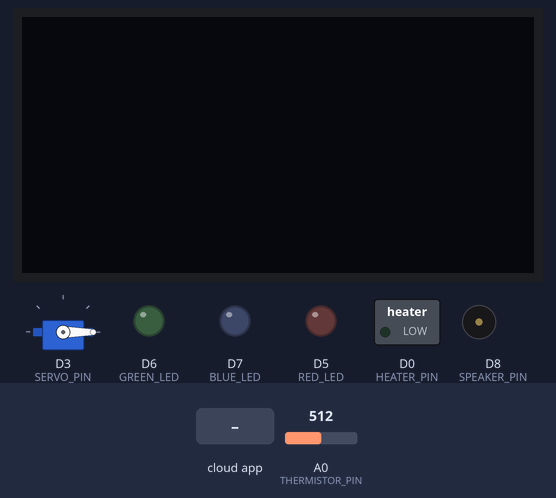
The sketch below on a simulated ESP8266 (Wemos D1 mini). On the bench: 128×64 one-colour display, servo, switched loads named in the sketch (green lamp = pin HIGH), output pins drawn as LEDs (lit = HIGH), buzzer (waves = sounding). The test bench sets the inputs (shaded band); at power-on: A0 (THERMISTOR_PIN) = 512. WiFi joins after 1.5 s; servers stay silent unless stated; the Firebase database answers and starts empty; pins used as bus, display or sensor lines are not drawn; what the sketch prints to the serial monitor is not drawn.

Above: at 2.8 s.
2.9 s: the phone or cloud app sets message to R
At 4.7 s:
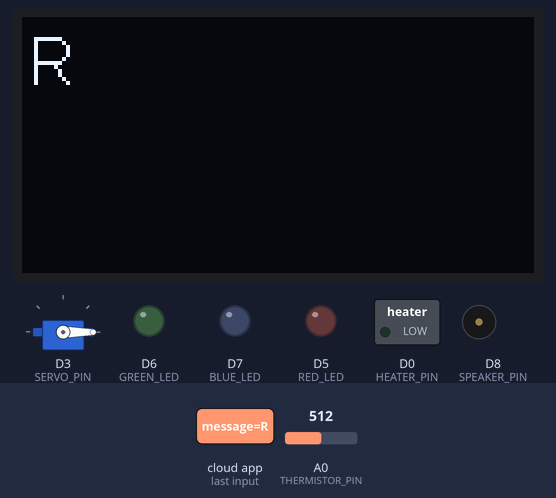
5.3 s: the phone or cloud app sets message to G
At 6.0 s:
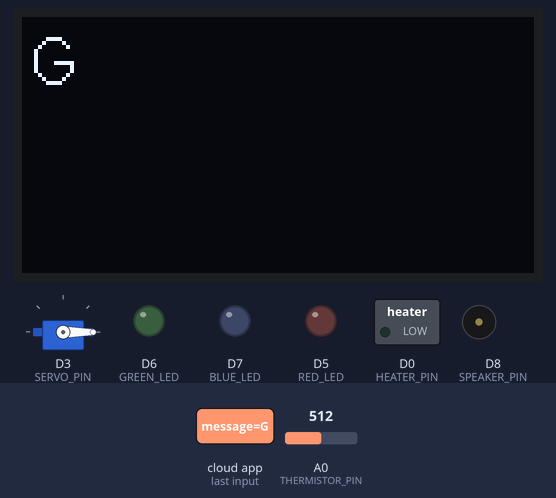
7.1 s: the phone or cloud app sets message to B
At 8.4 s:
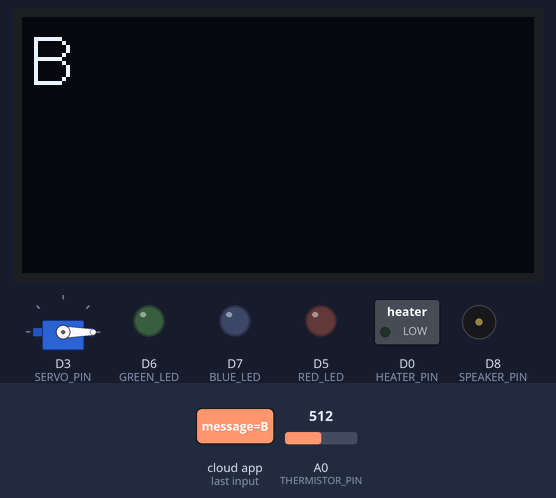
8.9 s: the phone or cloud app sets music to 1
At 10.4 s:
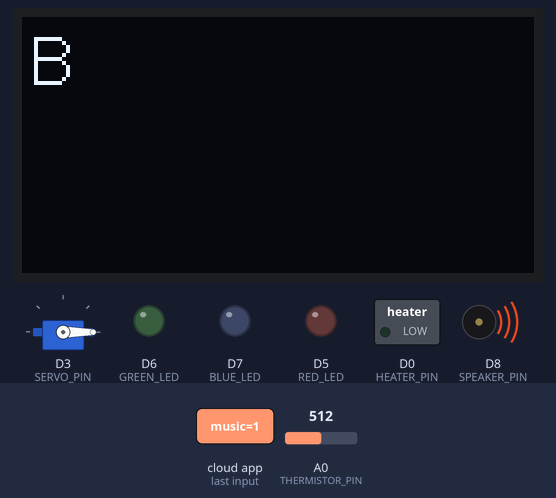
Timing chart, 0 to 12.9 s (numbered marks = the images above; inputs shaded):
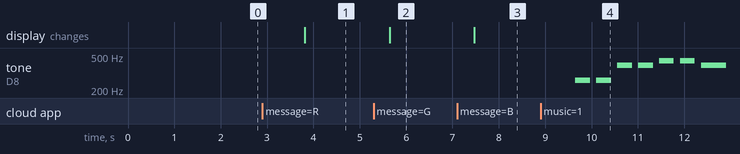

Measured:
- after the input at 2.9 s, the display: changes after 0.91 s (image 1)
- after the input at 5.3 s, the display: changes after 0.34 s (image 2)
- after the input at 7.1 s, the display: changes after 0.37 s (image 3)
- after the input at 8.9 s, tone on D8 (SPEAKER_PIN): plays 261 Hz for 0.32 s, 261 Hz for 0.32 s, 391 Hz for 0.32 s, 391 Hz for 0.32 s, 439 Hz for 0.32 s, 439 Hz for 0.32 s … (7 notes in this stretch), starting after 0.75 s

The sketch:

wemos_firmware.ino
```cpp
#include <ArduinoJson.h>
#include <ESP8266WiFi.h>
#include <ESP8266HTTPClient.h>
#include <Wire.h>
#include "SSD1306.h"
#include <FirebaseArduino.h>
#include <Servo.h>

// Set these to run example.
#define FIREBASE_HOST "<YOUR_PROJECT_ID>.firebaseio.com"
#define FIREBASE_AUTH "<YOUR_DB_KEY>"

SSD1306 display(0x3c, SDA, SCL);
#define CHARS_IN_LINE 13

const char* ssid     = "<YOUR WIFI SSID>";      // SSID
const char* password = "<YOUR WIFI PASSWORD>";      // Password
const int   watchdog = 200;        //  Watchdog frequency
unsigned long previousMillis = millis();
char cmd_timestamp[64] = "init";

//for heater
const int THERMISTOR_PIN = A0;
const int HEATER_PIN = D0;

#define A 1.131786e-003
#define B 2.336422e-004
#define C 8.985204e-008
#define R 10000
#define T0 273.15

float kp =100.0, ki=0.1, kd=200.0;
float dt=0, pre_dt=0, sum_dt=0;
bool alarm;
float setT=0;
float pt = 0;
int pid_index=0;
char pid_payload[100];

// for led array
const int RED_LED = D5;
const int GREEN_LED = D6;
const int BLUE_LED = D7;

// for Servo
const int SERVO_PIN = D3;
const int PERIOD = 22000;
const int ZERODUTY = 544;
const int PIDUTY = 2400;
const int DELAY = 15;
Servo my_servo;

// for speaker
int SPEAKER_PIN = D8;
#define NOTE_C4  1915
#define NOTE_D4  1700
#define NOTE_E4  1519
#define NOTE_F4  1432
#define NOTE_G4  1275
#define NOTE_A4  1134
#define NOTE_B4  1014
#define NOTE_C5  954
int melody[] = {NOTE_C4, NOTE_C4, NOTE_G4, NOTE_G4,
        NOTE_A4, NOTE_A4, NOTE_G4, NOTE_F4, NOTE_F4,
        NOTE_E4, NOTE_E4, NOTE_D4, NOTE_D4, NOTE_C4};

int beats[] = {1, 1, 1, 1, 1, 1, 2, 1, 1, 1, 1, 1, 1, 2, 4};
int tempo = 300;


void oledStr(String st){
  display.clear();
  //display.setTextAlignment(TEXT_ALIGN_CENTER);
  //display.setFont(ArialMT_Plain_16);
  //display.drawString(64, 0, "Draw String");

  display.setTextAlignment(TEXT_ALIGN_LEFT);
  display.setFont(ArialMT_Plain_16);
  int size = st.length() / CHARS_IN_LINE;
  for(int i=0; i<=size; i++){
    display.drawString(2, 16*i + 2, st.substring(CHARS_IN_LINE*i, CHARS_IN_LINE*(i+1)));
  }
  display.display();
}


void playTone(int tone, int duration)
{
  for (long i = 0; i < duration * 1000L; i += tone * 2) {
    digitalWrite(SPEAKER_PIN, HIGH);
    delayMicroseconds(tone);
    digitalWrite(SPEAKER_PIN, LOW);
    delayMicroseconds(tone);
  }
}

void playMelody()
{
  Serial.println("playMelody()");
  int length = sizeof(melody)/sizeof(int);
  //Serial.println("length : "+ length);
  for(int i=0; i<length; i++){
    //if(is_stopped) return;
    playTone(melody[i], beats[i]*tempo);
    delay(tempo/2);
  }
}

void runServo(){
  int pos;
  for(pos=0; pos<=180;pos++){
    my_servo.write(pos);
    delay(DELAY);
  }
  for(pos=180; pos>=0;pos--){
    my_servo.write(pos);
    delay(DELAY);
  }
}

float getTemp() {

  float nom = 5;
  float sum = 0;
  for ( int i = 0; i < nom;i++ ) {
    int adc = analogRead(THERMISTOR_PIN);
   //conversion to temperature
    float u = (float)adc / 1024;
    float lnR = log( (1/u-1.) * R );
    float tmp = A + B * lnR + C * lnR * lnR * lnR;
    //filtering
    float val = (1./tmp - T0);
    sum += val;
  }
  sum = sum/nom;

  return sum;
}

void setHeater(float setT, float ct){
      dt = setT-ct;
      sum_dt  += dt;
      float fpwm = kp*dt+ki*sum_dt+kd*(dt-pre_dt);
      if ( fpwm > 1023) fpwm=1023;
      if (fpwm<0) fpwm = 0;
      int pwm = int(fpwm);
      pre_dt = dt;
      if ( pwm > 0 ) analogWrite(HEATER_PIN,pwm);
      else analogWrite(HEATER_PIN,0);
}

String float2str(float fin) {
  int  ipart = int(fin);
  int frac = int((fin - ipart)*10.);
  return String(ipart + "." + frac);
}

void setup() {
  Serial.begin(115200);

  // OLED
  display.init();
  display.flipScreenVertically();
  display.setFont(ArialMT_Plain_16);

  // LED ARRAY
  pinMode(RED_LED, OUTPUT);
  pinMode(GREEN_LED, OUTPUT);
  pinMode(BLUE_LED, OUTPUT);

  pinMode(SERVO_PIN, OUTPUT);
  pinMode(SPEAKER_PIN, OUTPUT);
  my_servo.attach(SERVO_PIN);
  my_servo.write(0);
  analogWrite(HEATER_PIN,0);

  Serial.print("Connecting to ");
  Serial.print(ssid);

  WiFi.begin(ssid, password);
  while (WiFi.status() != WL_CONNECTED) {
    delay(500);
    Serial.print(".");
  }

  Serial.println("");
  Serial.println("WiFi connected");
  Serial.println("IP address: ");
  Serial.println(WiFi.localIP());

  Firebase.begin(FIREBASE_HOST, FIREBASE_AUTH);
  Firebase.setInt("music",0);
}


void loop() {
  unsigned long currentMillis = millis();

  if ( currentMillis - previousMillis > watchdog ) {
    previousMillis = currentMillis;

    float ct = getTemp();
    ct = 0.1*ct + 0.9*pt;
    pt = ct;
    if ( ct > 80 || alarm == true) {
     Serial.println("Emergency Stop");
     analogWrite(HEATER_PIN,0);
    }
    Firebase.setFloat("temp",ct);


    String message = Firebase.getString("message");
    if(message.equals("0")){
      oledStr("");
    }else{
      oledStr(message);
    }

    String led = Firebase.getString("led");
    if(led.indexOf("R") >= 0)
      digitalWrite(RED_LED, HIGH);
    else
      digitalWrite(RED_LED, LOW);

    if(led.indexOf("G") >= 0)
      digitalWrite(GREEN_LED, HIGH);
    else
      digitalWrite(GREEN_LED, LOW);

    if(led.indexOf("B") >= 0)
      digitalWrite(BLUE_LED, HIGH);
    else
      digitalWrite(BLUE_LED, LOW);

    int music = Firebase.getInt("music");
    if(music != 0){
      playMelody();
      Firebase.setInt("music",0);
    }

    int servo = Firebase.getInt("servo");
    if(servo > 0){
      for(int i=0; i<servo; i++)
        runServo();
      Firebase.setInt("servo",0);
    }

    float target_temp = Firebase.getFloat("target_temp");
    if(target_temp > 1){
      if(pid_index == 0){
        Firebase.remove("pid");
        setHeater(target_temp, ct);
      }
      setHeater(target_temp, ct);
      sprintf(pid_payload, "%d:%f", pid_index, ct);
      //Serial.println(pid_payload);
      Firebase.pushString("pid", pid_payload );
      pid_index++;
    }else{
      analogWrite(HEATER_PIN,0);
      pid_index = 0;
    }
  } // end of read per 0.5s

}
```
